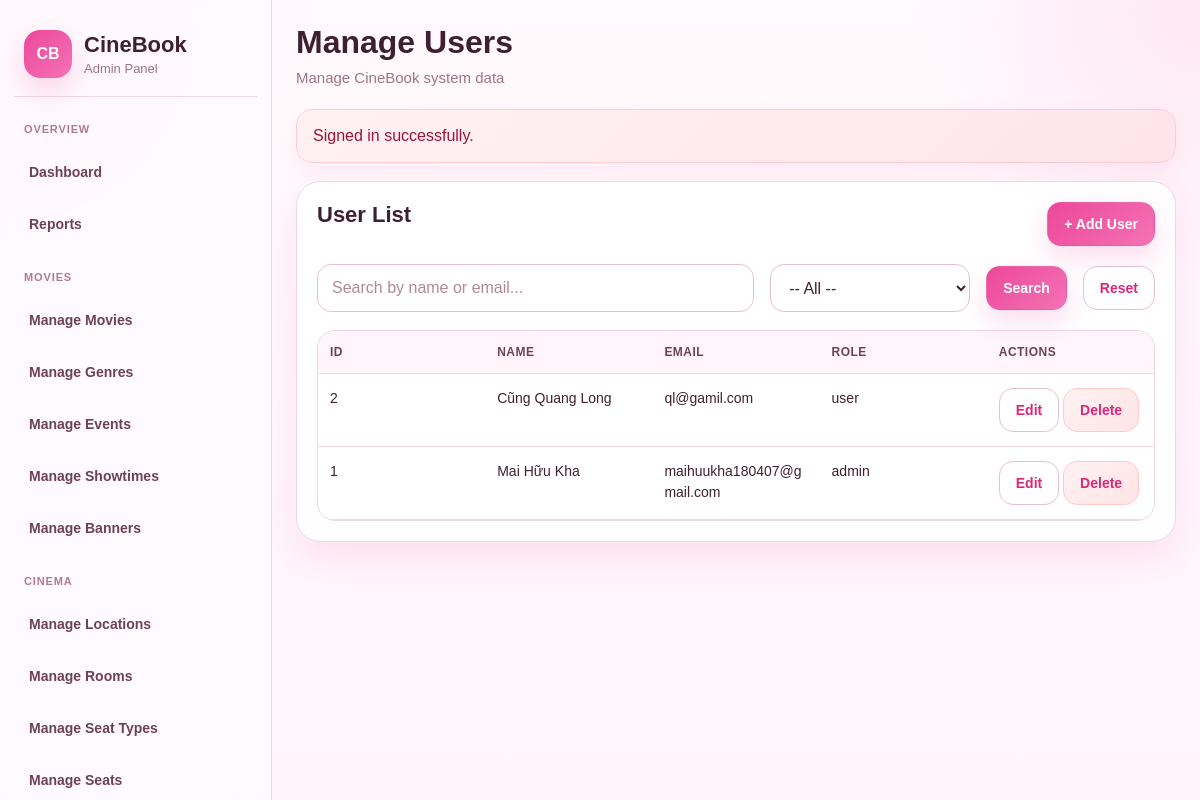
Screenshot of /admin/users/index.php (signed in) with the database file from the repository.
### tables this page shows
CREATE TABLE `users` (
  `user_id` int(11) NOT NULL,
  `name` varchar(100) NOT NULL,
  `email` varchar(150) NOT NULL,
  `phone` varchar(20) DEFAULT NULL,
  `password_hash` varchar(255) NOT NULL,
  `preferred_language` varchar(20) DEFAULT 'vi',
  `status` varchar(20) NOT NULL DEFAULT 'active',
  `role` varchar(20) NOT NULL DEFAULT 'user',
  `loyalty_points` int(11) NOT NULL DEFAULT 0,
  `member_tier` varchar(50) DEFAULT 'Standard',
  `email_verified` tinyint(1) NOT NULL DEFAULT 0,
  `created_at` datetime NOT NULL DEFAULT current_timestamp(),
  `updated_at` datetime NOT NULL DEFAULT current_timestamp() ON UPDATE current_timestamp()
);

### admin/users/index.php (the view, shortened to what this page needs)
<?php
require_once __DIR__ . '/../../includes/admin_layout_start.php';
$conn = db_connect();
$sql = "SELECT * FROM users WHERE 1";
$sql .= " ORDER BY user_id DESC";
$result = mysqli_query($conn, $sql);
$users = [];
while ($row = mysqli_fetch_assoc($result)) {
    $users[] = $row;
}
?>
<div class="admin-card">
    <div class="admin-card-head">
        <h2>User List</h2>
        <a class="admin-btn" href="<?= BASE_URL ?>admin/users/create.php">
            + Add User
        </a>
    </div>
    <form method="GET">
        <div class="admin-filter" style="display:flex; gap:16px; flex-wrap:wrap; align-items:center;">
            <input type="text" name="keyword" value="<?= $_GET['keyword'] ?? '' ?>"
                placeholder="Search by name or email..." class="admin-input" style="flex:1; min-width:250px;">
            <select name="role" class="admin-select" style="width:200px;">
                <option value="">-- All --</option>
            </select>
            <button class="admin-btn">Search</button>
            <a href="index.php" class="admin-btn-outline">Reset</a>
        </div>
    </form> <br>
    <div class="admin-table-wrap">
        <table class="admin-table">
            <thead>
                <tr>
                    <th>ID</th>
                    <th>Name</th>
                    <th>Email</th>
                    <th>Role</th>
                    <th>Actions</th>
                </tr>
            </thead>
            <tbody>
                <?php if (!empty($users)): ?>
                    <?php foreach ($users as $u): ?>
                        <tr>
                            <td><?= $u['user_id'] ?></td>
                            <td><?= htmlspecialchars($u['name']) ?></td>
                            <td><?= htmlspecialchars($u['email']) ?></td>
                            <td>
                                <span class="role-badge <?= $u['role'] ?>">
                                    <?= $u['role'] ?>
                                </span>
                            </td>
                            <td>
                                <a class="admin-btn-outline" href="edit.php?id=<?= $u['user_id'] ?>">
                                    Edit
                                </a>
                                <a class="admin-btn-danger" onclick="return confirm('Delete this user?')"
                                    href="delete.php?id=<?= $u['user_id'] ?>">
                                    Delete
                                </a>
                            </td>
                        </tr>
                    <?php endforeach; ?>
                <?php else: ?>
                    <tr>
                        <td colspan="5">No users yet</td>
                    </tr>
                <?php endif; ?>
            </tbody>
        </table>
    </div>
</div>
<?php require_once __DIR__ . '/../../includes/admin_layout_end.php'; ?>

### cinebook/public/assets/css/admin.css (style rules this page uses)
:root { --bg: #fff7fb; --bg-2: #fff1f7; --surface: #ffffff; --surface-soft: #fff9fc; --surface-muted: #fff4f9; --sidebar-bg: rgba(255, 250, 253, 0.92); --line: #f0d7e4; --line-strong: #e7bfd3; --text: #3e2030; --text-soft: #6d4258; --muted: #9d7488; --primary: #ec4899; --primary-hover: #db2777; --primary-soft: #fdf2f8; --secondary: #f472b6; --secondary-soft: #fce7f3; --danger: #dc2626; --danger-soft: #fef2f2; --success: #16a34a; --success-soft: #ecfdf3; --warning: #d97706; --warning-soft: #fff7ed; --shadow-sm: 0 8px 22px rgba(236, 72, 153, 0.08); --shadow-md: 0 16px 36px rgba(236, 72, 153, 0.12); --shadow-lg: 0 24px 56px rgba(236, 72, 153, 0.14); --radius-sm: 12px; --radius-md: 18px; --radius-lg: 24px; --sidebar-width: 272px; --content-max: 100%; }
*, *::before, *::after { box-sizing: border-box; min-width: 0; }
html, body { max-width: 100%; overflow-x: hidden; }
html { scroll-behavior: smooth; }
body { margin: 0; font-family: Arial, Helvetica, sans-serif; color: var(--text); background: radial-gradient(circle at top left, rgba(244, 114, 182, 0.12), transparent 22%), radial-gradient(circle at top right, rgba(236, 72, 153, 0.10), transparent 20%), linear-gradient(180deg, #fffafd 0%, #fff4fa 100%); }
a { color: inherit; text-decoration: none; }
button, input, select, textarea { font: inherit; }
.admin-card, .admin-stat-card, .admin-panel { width: 100%; max-width: 100%; background: rgba(255, 255, 255, 0.94); border: 1px solid var(--line); border-radius: var(--radius-lg); box-shadow: var(--shadow-md); overflow: hidden; }
.admin-card, .admin-panel { margin-bottom: 20px; padding: 20px; }
.admin-card-head, .admin-panel-head { display: flex; justify-content: space-between; align-items: flex-start; gap: 14px; flex-wrap: wrap; margin-bottom: 18px; }
.admin-card-head h2, .admin-panel-head h2 { margin: 0; font-size: 22px; line-height: 1.2; font-weight: 800; color: var(--text); word-break: break-word; }
.admin-btn, .admin-btn-outline, .admin-btn-danger, .admin-btn-soft { display: inline-flex; align-items: center; justify-content: center; gap: 8px; min-height: 44px; padding: 10px 16px; border-radius: 14px; border: 1px solid transparent; cursor: pointer; font-size: 14px; font-weight: 800; line-height: 1.35; text-align: center; white-space: normal; transition: all 0.2s ease; }
.admin-btn { color: #fff; background: linear-gradient(135deg, var(--primary) 0%, var(--secondary) 100%); box-shadow: 0 12px 24px rgba(236, 72, 153, 0.18); }
.admin-btn-outline { color: var(--primary-hover); background: #fff; border-color: var(--line-strong); }
.admin-btn-danger { color: #b91c1c; background: linear-gradient(135deg, #fff1f2, #ffe4e6); border-color: #fecaca; }
.admin-input, .admin-select, .admin-textarea { width: 100%; max-width: 100%; min-height: 48px; padding: 0 14px; border-radius: 14px; border: 1px solid var(--line-strong); background: #fff; color: var(--text); outline: none; transition: all 0.2s ease; }
.admin-input::placeholder, .admin-textarea::placeholder { color: #b0899b; }
.admin-table-wrap { width: 100%; max-width: 100%; overflow-x: auto; overflow-y: hidden; border: 1px solid var(--line); border-radius: 18px; background: #fff; -webkit-overflow-scrolling: touch; }
.admin-table { width: 100%; border-collapse: collapse; table-layout: fixed; }
.admin-table th, .admin-table td { padding: 14px 12px; border-bottom: 1px solid var(--line); text-align: left; vertical-align: top; white-space: normal; word-break: break-word; overflow-wrap: anywhere; }
.admin-table th { background: #fff5fa; color: var(--text-soft); font-size: 12px; font-weight: 800; text-transform: uppercase; letter-spacing: 0.04em; }
.admin-table td { color: var(--text); font-size: 14px; line-height: 1.5; font-weight: 500; }
.admin-table td>a { color: var(--primary-hover); font-weight: 700; }

### rows the page displays
users: user_id "2", name "Cũng Quang Long", email "ql@gamil.com", role "user"
users: user_id "1", name "Mai Hữu Kha", email "maihuukha180407@gmail.com", role "admin"

### other values shown
$pageTitle "Manage Users"
$flash['message'] "Signed in successfully."
